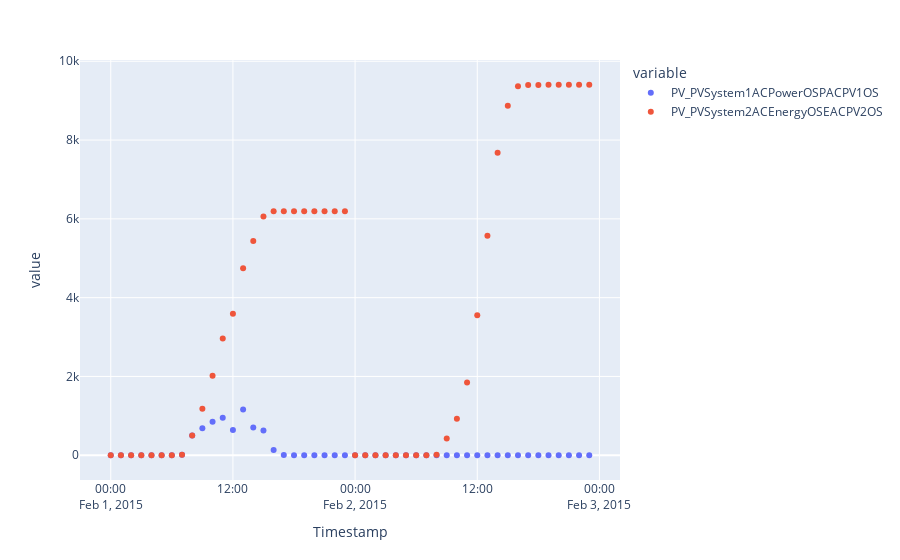

Write notebook code for a chart like this one.
### Code cell
fig = px.scatter(df, x='Timestamp', y=["PV_PVSystem1ACPowerOSPACPV1OS", "PV_PVSystem2ACEnergyOSEACPV2OS"]) # SHW_GlycolTempSHWPanel80galOut
fig.show()
